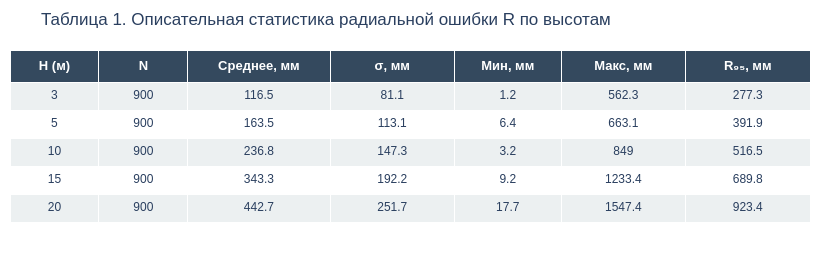

This figure's notebook cell:
### Markdown cell above
### 2. Описательная статистика

Для первичной характеристики выборки вычислим основные числовые показатели радиальной ошибки $R$ в каждой высотной группе: объём подвыборки $N$, среднее $\bar{R}$, стандартное отклонение $\sigma$, минимум, максимум и 95-й процентиль $R$

### Code cell
desc = (
    df.groupby("H", sort=True)["R"]
    .agg(
        N="count",
        Среднее="mean",
        Ст_откл="std",
        Минимум="min",
        Максимум="max",
        P95=lambda x: x.quantile(0.95)
    )
    .round(1)
)
desc.index.name = "H (м)"
desc.columns = ["N", "Среднее, мм", "σ, мм", "Мин, мм", "Макс, мм", "R₉₅, мм"]

fig = go.Figure(data=[go.Table(
    columnwidth=[50, 50, 80, 70, 60, 70, 70],
    header=dict(
        values=["<b>H (м)</b>"] + [f"<b>{c}</b>" for c in desc.columns],
        fill_color="#34495e", font=dict(color="white", size=13),
        align="center", height=32,
    ),
    cells=dict(
        values=[desc.index.tolist()] + [desc[c].tolist() for c in desc.columns],
        fill_color=[["#ecf0f1", "#ffffff"] * 3],
        font=dict(size=12), align="center", height=28,
    )
)])
fig.update_layout(
    title="Таблица 1. Описательная статистика радиальной ошибки R по высотам",
    width=820, height=260, margin=dict(l=10, r=10, t=50, b=10),
    font=dict(family="Arial"),
)
fig.show()

n_per_h = len(df) // df["H"].nunique()
n_days = df["date"].nunique()
print(f"{n_per_h} измерений на высоту: {n_days} дней × 5 точек × 3 повтора = {n_per_h}")

print("\nОписательная статистика непрерывных ковариат:")
for col, unit in [("V", "м/с"), ("gusts", "м/с"), ("cloud", "%"), ("sat", "шт.")]:
    vals = df[col].dropna()
    print(f"  {col}: среднее = {vals.mean():.1f} {unit}, σ = {vals.std():.1f}, "
          f"диапазон [{vals.min():.1f} – {vals.max():.1f}]")

### Figure 1 — Plotly figure (JSON) as saved in the notebook; plotly's stock layout.template omitted (floating-point values rounded to 4 significant figures)
{"data": [{"cells": {"align": "center", "fill": {"color": [["#ecf0f1", "#ffffff", "#ecf0f1", "#ffffff", "#ecf0f1", "#ffffff"]]}, "font": {"size": 12}, "height": 28, "values": [[3, 5, 10, 15, 20], [900, 900, 900, 900, 900], [116.5, 163.5, 236.8, 343.3, 442.7], [81.1, 113.1, 147.3, 192.2, 251.7], [1.2, 6.4, 3.2, 9.2, 17.7], [562.3, 663.1, 849, 1233.0, 1547.0], [277.3, 391.9, 516.5, 689.8, 923.4]]}, "columnwidth": [50, 50, 80, 70, 60, 70, 70], "header": {"align": "center", "fill": {"color": "#34495e"}, "font": {"color": "white", "size": 13}, "height": 32, "values": ["<b>H (м)</b>", "<b>N</b>", "<b>Среднее, мм</b>", "<b>σ, мм</b>", "<b>Мин, мм</b>", "<b>Макс, мм</b>", "<b>R₉₅, мм</b>"]}, "type": "table"}], "layout": {"font": {"family": "Arial"}, "height": 260, "margin": {"b": 10, "l": 10, "r": 10, "t": 50}, "title": {"text": "Таблица 1. Описательная статистика радиальной ошибки R по высотам"}, "width": 820}}
